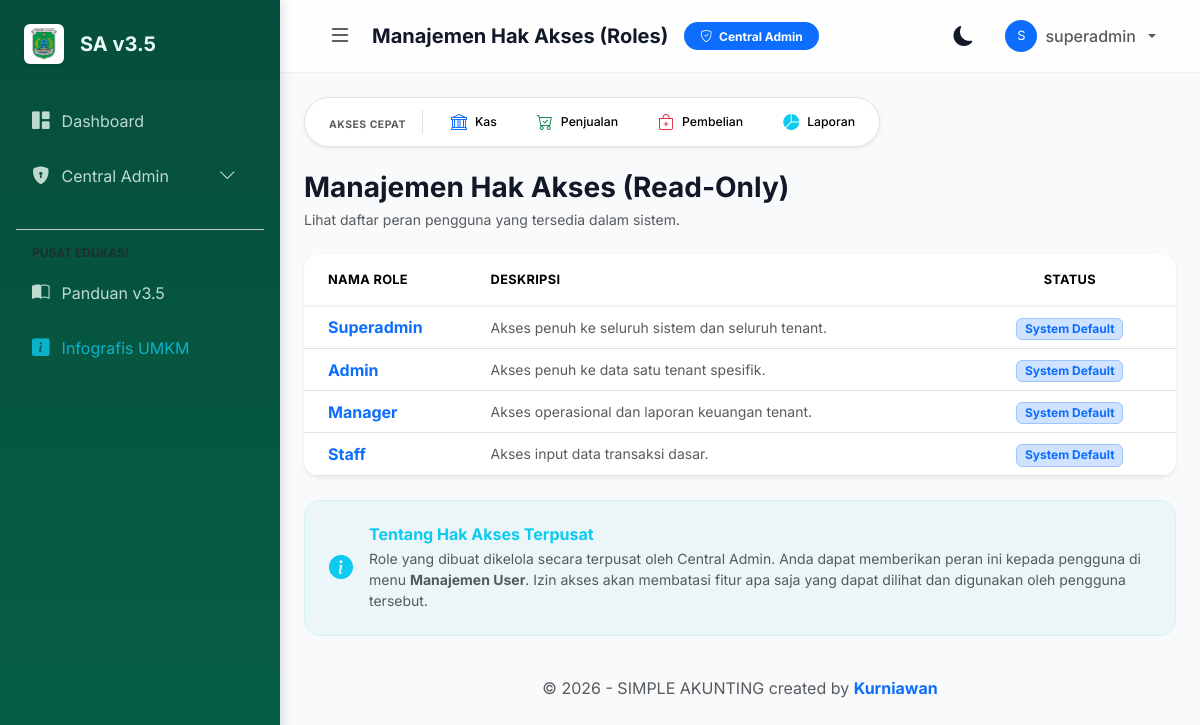
Screenshot of /public/role (signed in) with the database file from the repository.
### tables this page shows
CREATE TABLE IF NOT EXISTS `roles` (
  `id` int(11) NOT NULL AUTO_INCREMENT,
  `role_name` varchar(50) NOT NULL,
  `description` text DEFAULT NULL,
  PRIMARY KEY (`id`)
);

### app/controllers/Role.php (called while the page is built, shortened)
<?php
class Role extends Controller {
    public function index() {
        $data['judul'] = 'Manajemen Hak Akses (Roles)';
        $data['roles'] = $this->model('Role')->getAllRoles();
        $this->view('role/index', $data);
    }
}

### app/core/App.php (called while the page is built, shortened)
<?php
class App {
    protected $method = 'index';
    protected $params = [];
    public function __construct()
    {
        $this->controller = new $this->controller;
        call_user_func_array([$this->controller, $this->method], $this->params);
    }
}

### public/index.php (called while the page is built, shortened)
<?php
$app = new App();

### app/core/Database.php (called while the page is built, shortened)
<?php
class Database {
    private $host = DB_HOST;
    private $user = DB_USER;
    private $pass = DB_PASS;
    private $db_name = DB_NAME;
    public $dbh;
    private $stmt;
    public function __construct()
    {
        $dsn = 'mysql:host=' . $this->host . ';dbname=' . $this->db_name;
        $option = [
            PDO::ATTR_PERSISTENT => true,
            PDO::ATTR_ERRMODE => PDO::ERRMODE_EXCEPTION
        ];
        try {
            $this->dbh = new PDO($dsn, $this->user, $this->pass, $option);
        } catch (PDOException $e) {
            die($e->getMessage());
        }
    }
    public function query($query)
    {
        $this->stmt = $this->dbh->prepare($query);
    }
    public function bind($param, $value, $type = null)
    {
        if (is_null($type)) {
            switch (true) {
                case is_int($value):
                    $type = PDO::PARAM_INT;
                    break;
            }
        }
        $this->stmt->bindValue($param, $value, $type);
    }
    public function execute()
    {
        $this->stmt->execute();
    }
    public function resultSet()
    {
        $this->execute();
        return $this->stmt->fetchAll(PDO::FETCH_ASSOC);
    }
}

### app/models/Role_model.php (called while the page is built, shortened)
<?php
class Role_model {
    private $db;
    public function __construct($db) {
        $this->db = $db;
    }
    public function getAllRoles() {
        $this->db->query("SELECT * FROM roles ORDER BY id ASC");
        $roles = $this->db->resultSet();
        return $roles;
    }
    public function getRolePermissions($role_id) {
        $this->db->query("SELECT p.permission_key
                          FROM role_permissions rp
                          JOIN permissions p ON rp.permission_id = p.id
                          WHERE rp.role_id = :role_id");
        $this->db->bind('role_id', $role_id);
        return array_column($this->db->resultSet(), 'permission_key');
    }
}

### app/views/role/index.php (the view, shortened to what this page needs)
<div class="d-flex justify-content-between align-items-center mb-4">
    <div>
        <h3 class="fw-bold mb-1">Manajemen Hak Akses (Read-Only)</h3>
        <p class="text-muted small mb-0">Lihat daftar peran pengguna yang tersedia dalam sistem.</p>
    </div>
</div>
<div class="row">
    <div class="col-md-12">
        <div class="card border-0 shadow-sm overflow-hidden">
            <div class="card-body p-0">
                <div class="table-responsive">
                    <table class="table table-hover align-middle mb-0">
                        <thead class="bg-light">
                            <tr>
                                <th class="ps-4 py-3">Nama Role</th>
                                <th class="py-3">Deskripsi</th>
                                <th class="pe-4 py-3 text-center">Status</th>
                            </tr>
                        </thead>
                        <tbody>
                            <?php if (empty($data['roles'])): ?>
                                <tr>
                                    <td colspan="3" class="text-center py-5">
                                        <div class="text-muted">
                                            <i class="bi bi-shield-lock fs-1 d-block mb-3 opacity-25"></i>
                                            Belum ada role kustom yang dibuat.
                                        </div>
                                    </td>
                                </tr>
                            <?php else: ?>
                                <?php foreach ($data['roles'] as $r): ?>
                                <tr>
                                    <td class="ps-4">
                                        <div class="fw-bold text-primary"><?php echo htmlspecialchars($r['role_name']); ?></div>
                                    </td>
                                    <td>
                                        <div class="text-muted small"><?php echo htmlspecialchars($r['description']); ?></div>
                                    </td>
                                    <td class="pe-4 text-center">
                                        <?php if ($r['id'] <= 4): ?>
                                            <span class="badge bg-primary-subtle text-primary border border-primary-subtle">System Default</span>
                                        <?php else: ?>
                                            <span class="badge bg-success-subtle text-success border border-success-subtle">Custom Role</span>
                                        <?php endif; ?>
                                    </td>
                                </tr>
                                <?php endforeach; ?>
                            <?php endif; ?>
                        </tbody>
                    </table>
                </div>
            </div>
        </div>
    </div>
</div>
<div class="bg-info-soft rounded-4 p-4 mt-4 border border-info border-opacity-10">
    <div class="d-flex align-items-center">
        <i class="bi bi-info-circle-fill text-info fs-4 me-3"></i>
        <div>
            <h6 class="fw-bold mb-1 text-info">Tentang Hak Akses Terpusat</h6>
            <p class="mb-0 small text-muted">Role yang dibuat dikelola secara terpusat oleh Central Admin. Anda dapat memberikan peran ini kepada pengguna di menu <b>Manajemen User</b>. Izin akses akan membatasi fitur apa saja yang dapat dilihat dan digunakan oleh pengguna tersebut.</p>
        </div>
    </div>
</div>

### app/views/templates/header.php (style rules this page uses)
.table-responsive { overflow: visible !important; }
:root { --sidebar-width: 280px; --primary-color: #059669; --primary-hover: #047857; --bg-light: #f9fafb; --bg-dark: #111827; --card-bg-light: #ffffff; --card-bg-dark: #1f2937; --text-light: #111827; --text-dark: #f9fafb; --sidebar-bg: #064e3b; --sidebar-text: #ecfdf5; --sidebar-active-bg: rgba(255, 255, 255, 0.1); --body-bg: var(--bg-light); --card-bg: var(--card-bg-light); --text-main: var(--text-light); --topbar-bg: rgba(255, 255, 255, 0.8); }
body { font-family: 'Inter', sans-serif; background-color: var(--body-bg); color: var(--text-main); transition: background-color 0.3s ease, color 0.3s ease; }
.card { background-color: var(--card-bg); border: none; border-radius: 1rem; box-shadow: 0 4px 6px -1px rgba(0, 0, 0, 0.1); }

### app/views/role/index.php (style rules this page uses)
.bg-info-soft { background-color: rgba(6, 182, 212, 0.05); }
.table thead th { font-size: 0.8rem; text-transform: uppercase; letter-spacing: 0.025em; font-weight: 700; border-bottom: 2px solid #f3f4f6; }

### rows the page displays
roles: role_name "Superadmin", description "Akses penuh ke seluruh sistem dan seluruh tenant.", shows "System Default"
roles: role_name "Admin", description "Akses penuh ke data satu tenant spesifik.", shows "System Default"
roles: role_name "Manager", description "Akses operasional dan laporan keuangan tenant.", shows "System Default"
roles: role_name "Staff", description "Akses input data transaksi dasar.", shows "System Default"

### other values shown
$data['judul'] "Manajemen Hak Akses (Roles)"
substr($user['name'], 0, 1) "S"
$user['name'] "superadmin"
